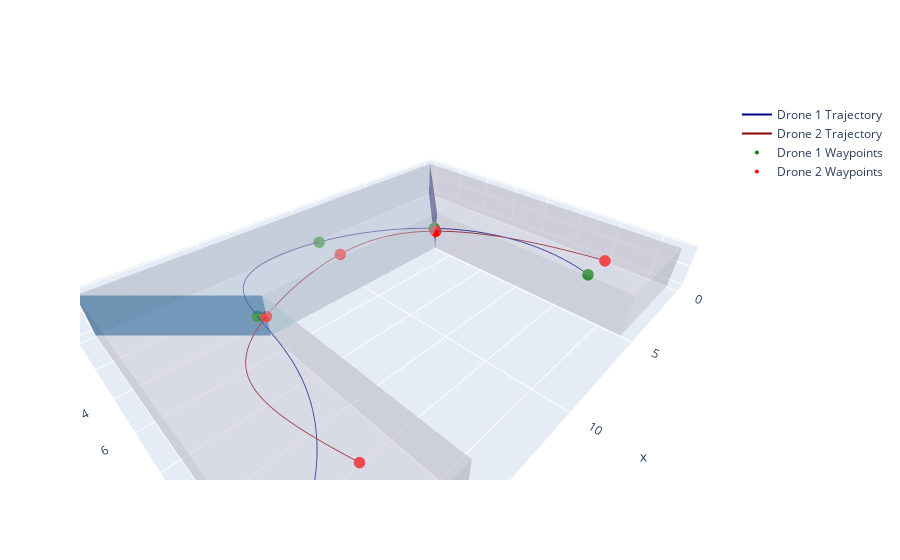

Here is the notebook cell this chart was saved with:
### Code cell
from matplotlib.ticker import FormatStrFormatter
import numpy as np
import matplotlib.pyplot as plt

from mfboTrajectory.minSnapTrajectoryPolytopes import MinSnapTrajectoryPolytopes
from mfboTrajectory.multiFidelityModelPolytopes import get_waypoints_plane

with open("final_traj_13_run3.npy", "rb") as f:
    t_set_sim1 = np.load(f)
    d_ordered1 = np.load(f)
    d_ordered_yaw1 = np.load(f)
with open("final_traj_14_run3.npy", "rb") as f:
    t_set_sim2 = np.load(f)
    d_ordered2 = np.load(f)
    d_ordered_yaw2 = np.load(f)
# with open("traj_14_init_dataset.npy", "rb") as f:
#     X_L = np.load(f)
#     Y_L = np.load(f)
    # fig = plt.figure()
    # ax = fig.add_subplot(111, projection='3d')

    # # Separate feasible and unfeasible points
    # feasible = Y_L == 1
    # unfeasible = Y_L == 0

    # # Plot feasible points
    # ax.scatter(X_L[feasible, 0], X_L[feasible, 1], X_L[feasible, 2], c='g', label='Feasible')

    # # Plot unfeasible points
    # ax.scatter(X_L[unfeasible, 0], X_L[unfeasible, 1], X_L[unfeasible, 2], c='r', label='Unfeasible')

    # # Add labels and legend
    # ax.set_xlabel('X')
    # ax.set_ylabel('Y')
    # ax.set_zlabel('Z')
    # ax.legend()

    
    # # Plot yaw as quiver
    # ax.quiver(X_L[feasible, 0], X_L[feasible, 1], X_L[feasible, 2], 
    #           np.cos(X_L[feasible, 3]), np.sin(X_L[feasible, 3]), np.zeros_like(X_L[feasible, 3]), 
    #           color='g', length=0.05, normalize=True)
    # ax.quiver(X_L[unfeasible, 0], X_L[unfeasible, 1], X_L[unfeasible, 2], 
    #           np.cos(X_L[unfeasible, 3]), np.sin(X_L[unfeasible, 3]), np.zeros_like(X_L[unfeasible, 3]), 
    #           color='r', length=0.05, normalize=True)
    # plt.show()
polygon_filedir = './constraints_data'
polygon_filename = 'polytopes_constraints.yaml'
points1, plane_pos_set1, t_set_sta1, waypoints1 = get_waypoints_plane(polygon_filedir, polygon_filename, "traj_13", flag_t_set=True)
points2, plane_pos_set2, t_set_sta2, waypoints2 = get_waypoints_plane(polygon_filedir, polygon_filename, "traj_14", flag_t_set=True)
poly = MinSnapTrajectoryPolytopes(drone_model="default", yaw_mode=0, qp_optimizer="osqp")
# poly.plot_trajectory(t_set_sim1, d_ordered1, plane_pos_set1)
# poly.plot_trajectory(t_set_sim2, d_ordered2, plane_pos_set2)
poly.plot_trajectory_multi(t_set_sim1, d_ordered1, plane_pos_set1, t_set_sim2, d_ordered2, plane_pos_set2)

# fig = plt.figure(1,figsize=(5,5))
# plt.clf()
# fig.set_size_inches((5,5))
# ax = plt.subplot(111)
# lb=0.6
# ub=1.4
# X_L_denorm_ = lb + X_L*(ub-lb)
# X_L_time_ = np.multiply(X_L_denorm_, np.repeat(np.expand_dims(t_set_sim,0),X_L_denorm_.shape[0],axis=0))


# plt.scatter(X_L_time_[:,0], X_L_time_[:,1], c = Y_L, cmap='coolwarm_r', marker = 'x', label = 'low fidelity sample')

# plt.legend(frameon = False)

# plt.xlim([lb*t_set_sim[0],ub*t_set_sim[0]])
# plt.ylim([lb*t_set_sim[1],ub*t_set_sim[1]])
# ax.xaxis.set_major_formatter(FormatStrFormatter('%.1f'))
# ax.yaxis.set_major_formatter(FormatStrFormatter('%.1f'))
# print("hell")
# prettyplot_tmp("$\mathregular{x_1}$ [s]", "$\mathregular{x_2}$ [s]", ylabelpad=-15)
# plt.tight_layout()
# # plt.savefig("./mfbo_data/rand_mini1_yaw/init_data.png")
# plt.show()
# plt.close()

### Figure 1 — Plotly figure (JSON) as saved in the notebook; plotly's stock layout.template omitted (floating-point values rounded to 4 significant figures; data arrays with more than 128 entries replaced by an {"elided": "..."} marker saying what was removed)
{"data": [{"color": "lightpink", "i": [0, 0], "j": [1, 2], "k": [2, 3], "opacity": 0.2, "showscale": true, "type": "mesh3d", "x": [0, 5, 5, 0], "y": [15, 15, 15, 15], "z": [-1, -1, 1, 1]}, {"color": "lightpink", "i": [0, 0], "j": [1, 2], "k": [2, 3], "opacity": 0.2, "showscale": true, "type": "mesh3d", "x": [0, 0, 0, 0], "y": [0, 15, 15, 0], "z": [-1, -1, 1, 1]}, {"color": "lightpink", "i": [0, 0], "j": [1, 2], "k": [2, 3], "opacity": 0.2, "showscale": true, "type": "mesh3d", "x": [5, 5, 5, 5], "y": [15, 5, 5, 15], "z": [-1, -1, 1, 1]}, {"color": "lightpink", "i": [0, 0], "j": [1, 2], "k": [2, 3], "opacity": 0.2, "showscale": true, "type": "mesh3d", "x": [5, 0, 0, 5], "y": [5, 0, 15, 15], "z": [1, 1, 1, 1]}, {"color": "lightpink", "i": [0, 0], "j": [1, 2], "k": [2, 3], "opacity": 0.2, "showscale": true, "type": "mesh3d", "x": [5, 0, 0, 5], "y": [15, 15, 0, 5], "z": [-1, -1, -1, -1]}, {"color": "blue", "i": [0, 0], "j": [1, 2], "k": [2, 3], "opacity": 0.2, "showscale": true, "type": "mesh3d", "x": [5, 0, 0, 5], "y": [5, 0, 0, 5], "z": [-1, -1, 1, 1]}, {"color": "lightpink", "i": [0, 0], "j": [1, 2], "k": [2, 3], "opacity": 0.2, "showscale": true, "type": "mesh3d", "x": [5, 15, 15, 5], "y": [5, 5, 5, 5], "z": [-1, -1, 1, 1]}, {"color": "lightpink", "i": [0, 0], "j": [1, 2], "k": [2, 3], "opacity": 0.2, "showscale": true, "type": "mesh3d", "x": [20, 0, 0, 20], "y": [0, 0, 0, 0], "z": [-1, -1, 1, 1]}, {"color": "lightpink", "i": [0, 0], "j": [1, 2], "k": [2, 3], "opacity": 0.2, "showscale": true, "type": "mesh3d", "x": [20, 0, 5, 15], "y": [0, 0, 5, 5], "z": [1, 1, 1, 1]}, {"color": "lightpink", "i": [0, 0], "j": [1, 2], "k": [2, 3], "opacity": 0.2, "showscale": true, "type": "mesh3d", "x": [15, 5, 0, 20], "y": [5, 5, 0, 0], "z": [-1, -1, -1, -1]}, {"color": "green", "i": [0, 0], "j": [1, 2], "k": [2, 3], "opacity": 0.2, "showscale": true, "type": "mesh3d", "x": [5, 0, 0, 5], "y": [5, 0, 0, 5], "z": [1, 1, -1, -1]}, {"color": "blue", "i": [0, 0], "j": [1, 2], "k": [2, 3], "opacity": 0.2, "showscale": true, "type": "mesh3d", "x": [15, 20, 20, 15], "y": [5, 0, 0, 5], "z": [-1, -1, 1, 1]}, {"color": "lightpink", "i": [0, 0], "j": [1, 2], "k": [2, 3], "opacity": 0.2, "showscale": true, "type": "mesh3d", "x": [5, 15, 15, 5], "y": [5, 5, 5, 5], "z": [-1, -1, 1, 1]}, {"color": "lightpink", "i": [0, 0], "j": [1, 2], "k": [2, 3], "opacity": 0.2, "showscale": true, "type": "mesh3d", "x": [20, 0, 0, 20], "y": [0, 0, 0, 0], "z": [-1, -1, 1, 1]}, {"color": "lightpink", "i": [0, 0], "j": [1, 2], "k": [2, 3], "opacity": 0.2, "showscale": true, "type": "mesh3d", "x": [20, 0, 5, 15], "y": [0, 0, 5, 5], "z": [1, 1, 1, 1]}, {"color": "lightpink", "i": [0, 0], "j": [1, 2], "k": [2, 3], "opacity": 0.2, "showscale": true, "type": "mesh3d", "x": [15, 5, 0, 20], "y": [5, 5, 0, 0], "z": [-1, -1, -1, -1]}, {"color": "green", "i": [0, 0], "j": [1, 2], "k": [2, 3], "opacity": 0.2, "showscale": true, "type": "mesh3d", "x": [5, 0, 0, 5], "y": [5, 0, 0, 5], "z": [1, 1, -1, -1]}, {"color": "blue", "i": [0, 0], "j": [1, 2], "k": [2, 3], "opacity": 0.2, "showscale": true, "type": "mesh3d", "x": [15, 20, 20, 15], "y": [5, 0, 0, 5], "z": [-1, -1, 1, 1]}, {"color": "lightpink", "i": [0, 0], "j": [1, 2], "k": [2, 3], "opacity": 0.2, "showscale": true, "type": "mesh3d", "x": [15, 20, 20, 15], "y": [15, 15, 15, 15], "z": [-1, -1, 1, 1]}, {"color": "lightpink", "i": [0, 0], "j": [1, 2], "k": [2, 3], "opacity": 0.2, "showscale": true, "type": "mesh3d", "x": [15, 15, 15, 15], "y": [5, 15, 15, 5], "z": [-1, -1, 1, 1]}, {"color": "lightpink", "i": [0, 0], "j": [1, 2], "k": [2, 3], "opacity": 0.2, "showscale": true, "type": "mesh3d", "x": [20, 20, 20, 20], "y": [15, 0, 0, 15], "z": [-1, -1, 1, 1]}, {"color": "lightpink", "i": [0, 0], "j": [1, 2], "k": [2, 3], "opacity": 0.2, "showscale": true, "type": "mesh3d", "x": [20, 15, 15, 20], "y": [0, 5, 15, 15], "z": [1, 1, 1, 1]}, {"color": "lightpink", "i": [0, 0], "j": [1, 2], "k": [2, 3], "opacity": 0.2, "showscale": true, "type": "mesh3d", "x": [20, 15, 15, 20], "y": [15, 15, 5, 0], "z": [-1, -1, -1, -1]}, {"color": "green", "i": [0, 0], "j": [1, 2], "k": [2, 3], "opacity": 0.2, "showscale": true, "type": "mesh3d", "x": [15, 20, 20, 15], "y": [5, 0, 0, 5], "z": [1, 1, -1, -1]}, {"color": "lightblue", "i": [0, 0], "j": [1, 2], "k": [2, 3], "opacity": 0.2, "showscale": true, "type": "mesh3d", "x": [0, 5, 5, 0], "y": [15, 15, 15, 15], "z": [-1, -1, 1, 1]}, {"color": "lightblue", "i": [0, 0], "j": [1, 2], "k": [2, 3], "opacity": 0.2, "showscale": true, "type": "mesh3d", "x": [0, 0, 0, 0], "y": [0, 15, 15, 0], "z": [-1, -1, 1, 1]}, {"color": "lightblue", "i": [0, 0], "j": [1, 2], "k": [2, 3], "opacity": 0.2, "showscale": true, "type": "mesh3d", "x": [5, 5, 5, 5], "y": [15, 5, 5, 15], "z": [-1, -1, 1, 1]}, {"color": "lightblue", "i": [0, 0], "j": [1, 2], "k": [2, 3], "opacity": 0.2, "showscale": true, "type": "mesh3d", "x": [5, 0, 0, 5], "y": [5, 0, 15, 15], "z": [1, 1, 1, 1]}, {"color": "lightblue", "i": [0, 0], "j": [1, 2], "k": [2, 3], "opacity": 0.2, "showscale": true, "type": "mesh3d", "x": [5, 0, 0, 5], "y": [15, 15, 0, 5], "z": [-1, -1, -1, -1]}, {"color": "cyan", "i": [0, 0], "j": [1, 2], "k": [2, 3], "opacity": 0.2, "showscale": true, "type": "mesh3d", "x": [5, 0, 0, 5], "y": [5, 0, 0, 5], "z": [-1, -1, 1, 1]}, {"color": "lightblue", "i": [0, 0], "j": [1, 2], "k": [2, 3], "opacity": 0.2, "showscale": true, "type": "mesh3d", "x": [5, 15, 15, 5], "y": [5, 5, 5, 5], "z": [-1, -1, 1, 1]}, {"color": "lightblue", "i": [0, 0], "j": [1, 2], "k": [2, 3], "opacity": 0.2, "showscale": true, "type": "mesh3d", "x": [20, 0, 0, 20], "y": [0, 0, 0, 0], "z": [-1, -1, 1, 1]}, {"color": "lightblue", "i": [0, 0], "j": [1, 2], "k": [2, 3], "opacity": 0.2, "showscale": true, "type": "mesh3d", "x": [20, 0, 5, 15], "y": [0, 0, 5, 5], "z": [1, 1, 1, 1]}, {"color": "lightblue", "i": [0, 0], "j": [1, 2], "k": [2, 3], "opacity": 0.2, "showscale": true, "type": "mesh3d", "x": [15, 5, 0, 20], "y": [5, 5, 0, 0], "z": [-1, -1, -1, -1]}, {"color": "purple", "i": [0, 0], "j": [1, 2], "k": [2, 3], "opacity": 0.2, "showscale": true, "type": "mesh3d", "x": [5, 0, 0, 5], "y": [5, 0, 0, 5], "z": [1, 1, -1, -1]}, {"color": "cyan", "i": [0, 0], "j": [1, 2], "k": [2, 3], "opacity": 0.2, "showscale": true, "type": "mesh3d", "x": [15, 20, 20, 15], "y": [5, 0, 0, 5], "z": [-1, -1, 1, 1]}, {"color": "lightblue", "i": [0, 0], "j": [1, 2], "k": [2, 3], "opacity": 0.2, "showscale": true, "type": "mesh3d", "x": [5, 15, 15, 5], "y": [5, 5, 5, 5], "z": [-1, -1, 1, 1]}, {"color": "lightblue", "i": [0, 0], "j": [1, 2], "k": [2, 3], "opacity": 0.2, "showscale": true, "type": "mesh3d", "x": [20, 0, 0, 20], "y": [0, 0, 0, 0], "z": [-1, -1, 1, 1]}, {"color": "lightblue", "i": [0, 0], "j": [1, 2], "k": [2, 3], "opacity": 0.2, "showscale": true, "type": "mesh3d", "x": [20, 0, 5, 15], "y": [0, 0, 5, 5], "z": [1, 1, 1, 1]}, {"color": "lightblue", "i": [0, 0], "j": [1, 2], "k": [2, 3], "opacity": 0.2, "showscale": true, "type": "mesh3d", "x": [15, 5, 0, 20], "y": [5, 5, 0, 0], "z": [-1, -1, -1, -1]}, {"color": "purple", "i": [0, 0], "j": [1, 2], "k": [2, 3], "opacity": 0.2, "showscale": true, "type": "mesh3d", "x": [5, 0, 0, 5], "y": [5, 0, 0, 5], "z": [1, 1, -1, -1]}, {"color": "cyan", "i": [0, 0], "j": [1, 2], "k": [2, 3], "opacity": 0.2, "showscale": true, "type": "mesh3d", "x": [15, 20, 20, 15], "y": [5, 0, 0, 5], "z": [-1, -1, 1, 1]}, {"color": "lightblue", "i": [0, 0], "j": [1, 2], "k": [2, 3], "opacity": 0.2, "showscale": true, "type": "mesh3d", "x": [15, 20, 20, 15], "y": [15, 15, 15, 15], "z": [-1, -1, 1, 1]}, {"color": "lightblue", "i": [0, 0], "j": [1, 2], "k": [2, 3], "opacity": 0.2, "showscale": true, "type": "mesh3d", "x": [15, 15, 15, 15], "y": [5, 15, 15, 5], "z": [-1, -1, 1, 1]}, {"color": "lightblue", "i": [0, 0], "j": [1, 2], "k": [2, 3], "opacity": 0.2, "showscale": true, "type": "mesh3d", "x": [20, 20, 20, 20], "y": [15, 0, 0, 15], "z": [-1, -1, 1, 1]}, {"color": "lightblue", "i": [0, 0], "j": [1, 2], "k": [2, 3], "opacity": 0.2, "showscale": true, "type": "mesh3d", "x": [20, 15, 15, 20], "y": [0, 5, 15, 15], "z": [1, 1, 1, 1]}, {"color": "lightblue", "i": [0, 0], "j": [1, 2], "k": [2, 3], "opacity": 0.2, "showscale": true, "type": "mesh3d", "x": [20, 15, 15, 20], "y": [15, 15, 5, 0], "z": [-1, -1, -1, -1]}, {"color": "purple", "i": [0, 0], "j": [1, 2], "k": [2, 3], "opacity": 0.2, "showscale": true, "type": "mesh3d", "x": [15, 20, 20, 15], "y": [5, 0, 0, 5], "z": [1, 1, -1, -1]}, {"line": {"color": "darkblue", "width": 2}, "mode": "lines", "name": "Drone 1 Trajectory", "type": "scatter3d", "x": {"elided": "800 float values"}, "y": {"elided": "800 float values"}, "z": {"elided": "800 int values"}}, {"line": {"color": "darkred", "width": 2}, "mode": "lines", "name": "Drone 2 Trajectory", "type": "scatter3d", "x": {"elided": "800 float values"}, "y": {"elided": "800 float values"}, "z": {"elided": "800 int values"}}, {"marker": {"color": "green", "size": 4}, "mode": "markers", "name": "Drone 1 Waypoints", "type": "scatter3d", "x": [3.333, 4.869, 10.0, 15.26, 18.33], "y": [12.5, 4.739, 1.667, 4.76, 12.5], "z": [0, 0, 0, 0, 0]}, {"marker": {"color": "red", "size": 4}, "mode": "markers", "name": "Drone 2 Waypoints", "type": "scatter3d", "x": [1.667, 5.051, 10.0, 15.02, 16.67], "y": [12.5, 5, 3.333, 5.011, 12.5], "z": [0, 0, 0, 0, 0]}], "layout": {"scene": {"aspectmode": "data"}}}
